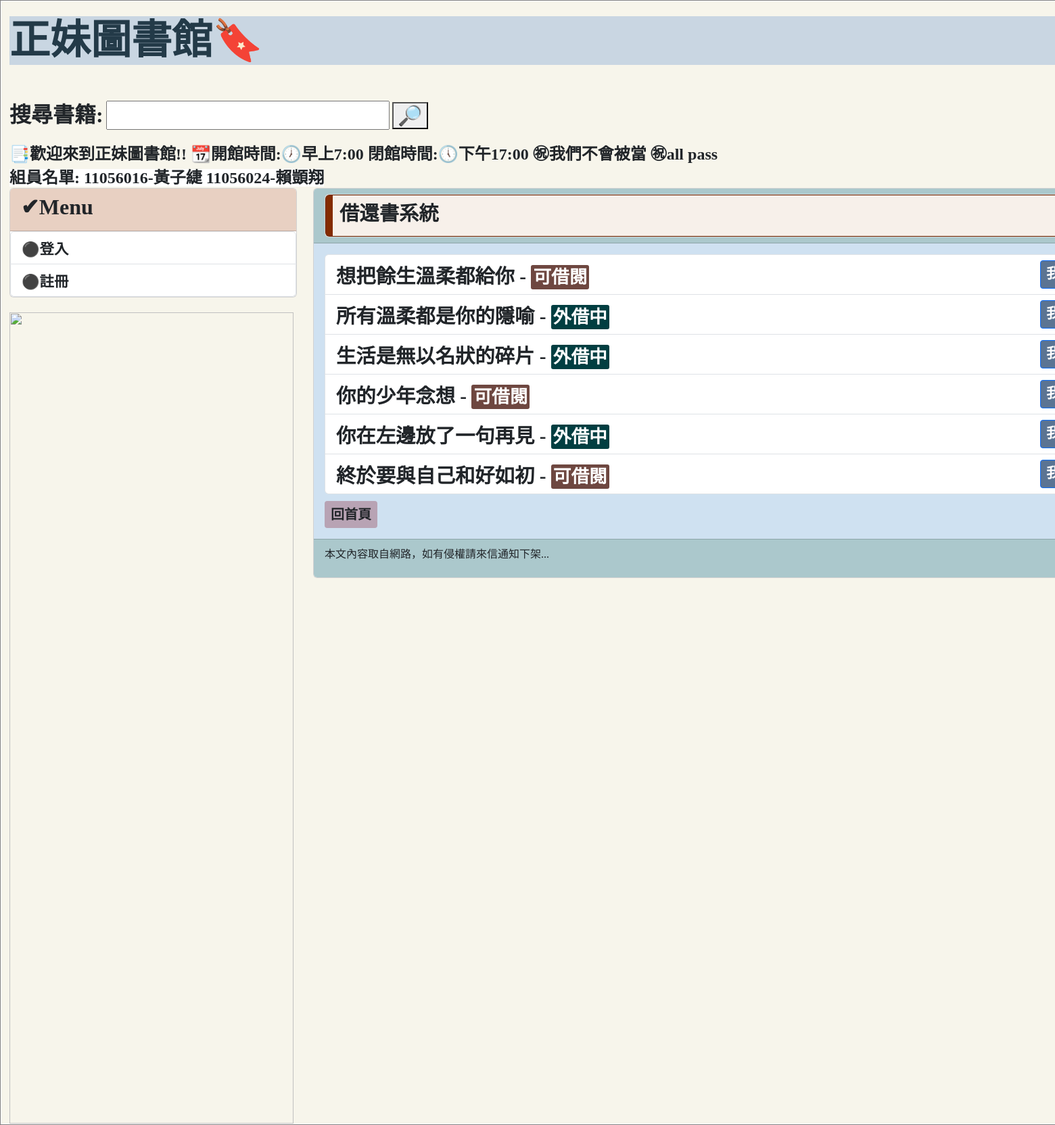
The app's page /book_list/, older data.
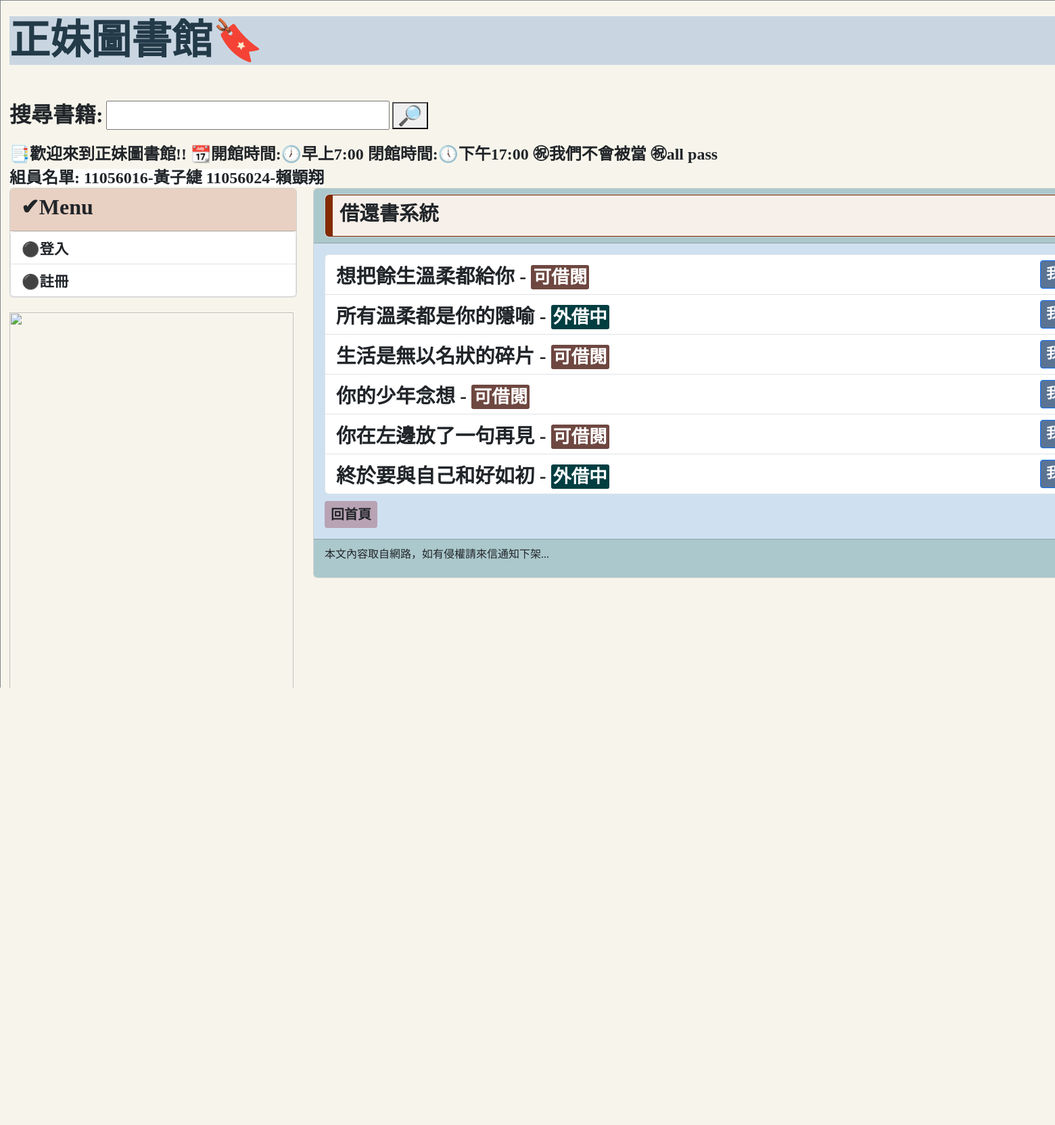
The same page, newer data.
### mysite/models.py (models this page shows, shortened)
class Post(models.Model):
    title = models.CharField(max_length=200)
    slug = models.CharField(max_length=200)
    body = models.TextField()
    pub_date = models.DateTimeField(auto_now_add=True)
    isBorrow = models.BooleanField(("外借中"),default=True)
    class Meta:
        ordering = ('-pub_date',)

### mysite/views.py (the view)
# urls.py: path('book_list/', mv.book_list, name='book_list'),
def book_list(request):
    books = Post.objects.all()
    return render(request, 'book_list.html', {'books': books})

### templates/book_list.html (shortened to what this page needs)
{% extends "base.html" %}
{% block headmessage %}
    <div class="card" style="background-color:#f70ea;">
        <div class="card"; style="background-color:#842B00;">
            <h3 style="font-family:微軟正黑體; font-weight:bold;  font-size: 22pt; background-color:#F7F0EA; margin-left: 10px; margin-bottom: 0px; padding: 10px">借還書系統
            </h3>
        </div>
    </div>
{% endblock %}
{% block content %}
    {% if books %}
        <ul class="list-group">
            {% for book in books %}
                <li class="list-group-item d-flex justify-content-between align-items-center" style="font-family:微軟正黑體; font-weight:bold;  font-size: 22pt;">
                    <div>
                        <strong>{{ book.title }}</strong> - {{ book.write }}
                        {% if book.isBorrow %}
                        <span style="font-size: 20pt;color:white;background-color:#013E41;border: 1px soild white; padding: 3px; border-radius: 3px;">外借中</span>
                        {% else %}
                            <span style="font-size: 20pt;color:white;background-color:#6E4740;border: 1px soild white; padding: 3px; border-radius: 3px;">可借閱</span>
                        {% endif %}
                    </div>
                    <div>
                        <a href="{% url 'borrow_book' book.id %}" class="btn btn-primary btn-sm" style="font-family:微軟正黑體; font-weight:bold;  font-size: 16pt; background-color:#5B7493;" >我要借書</a>
                    </div>
                </li>
            {% endfor %}
        </ul>
    {% else %}
        <p>No books available.</p>
    {% endif %}
    <a class="btn btn-sm" style=" font-family:微軟正黑體; font-weight:bold; background-color:#b8a3b4;font-size:15pt; margin-top: 10px;" href='/'>回首頁</a>
{% endblock %}

Row changes from the older to the newer data that the page shows:
changed Post "生活是無以名狀的碎片": isBorrow "外借中" → "可借閱"
changed Post "你在左邊放了一句再見": isBorrow "外借中" → "可借閱"
changed Post "終於要與自己和好如初": isBorrow "可借閱" → "外借中"
